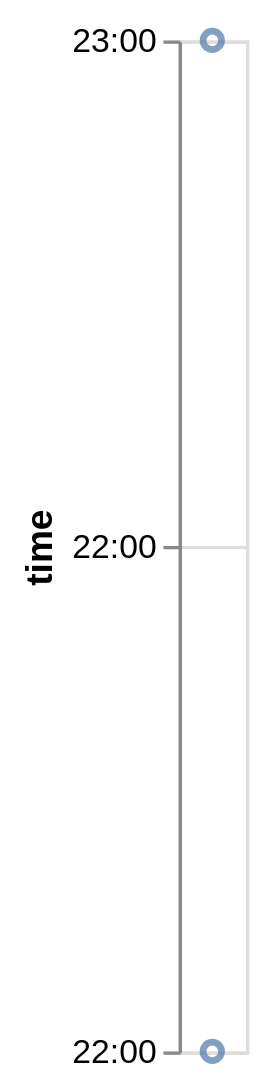

Write the Vega-Lite specification saved for this chart.
### Vega-Lite specification from a JSON file in a GitHub repository (floating-point values rounded to 4 significant figures)
{"$schema": "https://vega.github.io/schema/vega-lite/v2.json", "data": {"values": [{"date": "10 Oct 2011 22:48:00"}, {"date": "11 Oct 2022 23:00:00"}]}, "description": "Google's stock price over time.", "encoding": {"y": {"axis": {"title": "time"}, "field": "date", "timeUnit": "hours", "type": "temporal"}}, "mark": "point"}
